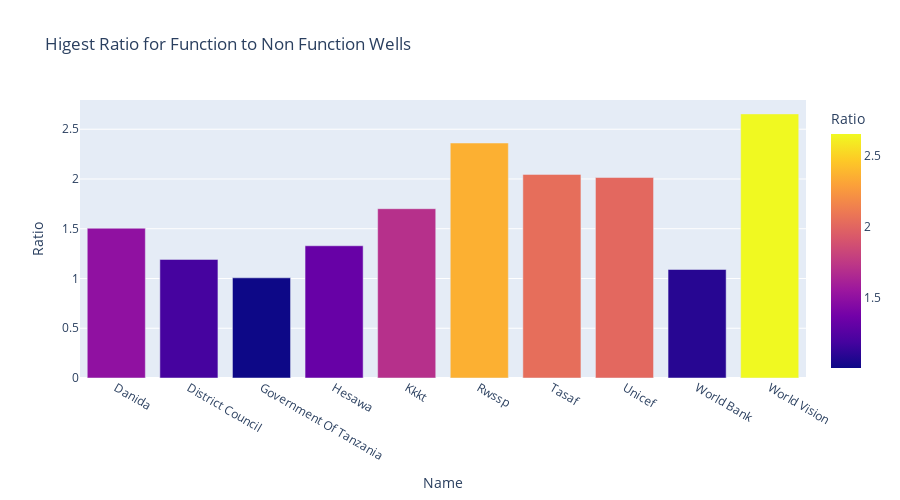

The notebook cell saved with this chart:
### Code cell
fig = px.bar(best_ratio, x='Name', y='Ratio',
            color='Ratio',title="Higest Ratio for Function to Non Function Wells",
            width=900, height=500)
fig.show()

### Figure 1 — Plotly figure (JSON) as saved in the notebook; plotly's stock layout.template omitted (floating-point values rounded to 4 significant figures)
{"data": [{"alignmentgroup": "True", "hovertemplate": "Name=%{x}<br>Ratio=%{marker.color}<extra></extra>", "legendgroup": "", "marker": {"color": [1.505, 1.192, 1.007, 1.329, 1.702, 2.362, 2.046, 2.015, 1.09, 2.654], "coloraxis": "coloraxis", "pattern": {"shape": ""}}, "name": "", "offsetgroup": "", "orientation": "v", "showlegend": false, "textposition": "auto", "type": "bar", "x": ["Danida", "District Council", "Government Of Tanzania", "Hesawa", "Kkkt", "Rwssp", "Tasaf", "Unicef", "World Bank", "World Vision"], "xaxis": "x", "y": [1.505, 1.192, 1.007, 1.329, 1.702, 2.362, 2.046, 2.015, 1.09, 2.654], "yaxis": "y"}], "layout": {"barmode": "relative", "coloraxis": {"colorbar": {"title": {"text": "Ratio"}}, "colorscale": [[0, "#0d0887"], [0.1111, "#46039f"], [0.2222, "#7201a8"], [0.3333, "#9c179e"], [0.4444, "#bd3786"], [0.5556, "#d8576b"], [0.6667, "#ed7953"], [0.7778, "#fb9f3a"], [0.8889, "#fdca26"], [1, "#f0f921"]]}, "height": 500, "legend": {"tracegroupgap": 0}, "title": {"text": "Higest Ratio for Function to Non Function Wells"}, "width": 900, "xaxis": {"anchor": "y", "domain": [0, 1], "title": {"text": "Name"}}, "yaxis": {"anchor": "x", "domain": [0, 1], "title": {"text": "Ratio"}}}}
